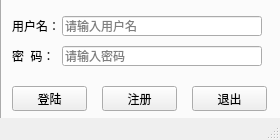
<?xml version="1.0" encoding="UTF-8"?>
<ui version="4.0">
 <class>MainWindow</class>
 <widget class="QMainWindow" name="MainWindow">
  <property name="geometry">
   <rect>
    <x>0</x>
    <y>0</y>
    <width>280</width>
    <height>140</height>
   </rect>
  </property>
  <property name="minimumSize">
   <size>
    <width>280</width>
    <height>140</height>
   </size>
  </property>
  <property name="maximumSize">
   <size>
    <width>280</width>
    <height>140</height>
   </size>
  </property>
  <property name="cursor">
   <cursorShape>ArrowCursor</cursorShape>
  </property>
  <property name="windowTitle">
   <string>登陆</string>
  </property>
  <widget class="QWidget" name="centralWidget">
   <widget class="QTabWidget" name="tabWidget">
    <property name="geometry">
     <rect>
      <x>0</x>
      <y>-30</y>
      <width>400</width>
      <height>230</height>
     </rect>
    </property>
    <property name="minimumSize">
     <size>
      <width>400</width>
      <height>230</height>
     </size>
    </property>
    <property name="maximumSize">
     <size>
      <width>400</width>
      <height>230</height>
     </size>
    </property>
    <property name="styleSheet">
     <string notr="true"/>
    </property>
    <widget class="QWidget" name="tab">
     <attribute name="title">
      <string>Tab 1</string>
     </attribute>
     <widget class="QLabel" name="usernameLabel">
      <property name="geometry">
       <rect>
        <x>10</x>
        <y>20</y>
        <width>54</width>
        <height>20</height>
       </rect>
      </property>
      <property name="text">
       <string>用户名：</string>
      </property>
     </widget>
     <widget class="QPushButton" name="loginButton">
      <property name="geometry">
       <rect>
        <x>10</x>
        <y>90</y>
        <width>75</width>
        <height>25</height>
       </rect>
      </property>
      <property name="text">
       <string>登陆</string>
      </property>
     </widget>
     <widget class="QLineEdit" name="usernameEdit">
      <property name="geometry">
       <rect>
        <x>60</x>
        <y>20</y>
        <width>200</width>
        <height>20</height>
       </rect>
      </property>
      <property name="minimumSize">
       <size>
        <width>200</width>
        <height>20</height>
       </size>
      </property>
      <property name="maximumSize">
       <size>
        <width>200</width>
        <height>20</height>
       </size>
      </property>
      <property name="inputMethodHints">
       <set>Qt::ImhNone</set>
      </property>
      <property name="inputMask">
       <string/>
      </property>
      <property name="maxLength">
       <number>16</number>
      </property>
      <property name="frame">
       <bool>true</bool>
      </property>
      <property name="echoMode">
       <enum>QLineEdit::Normal</enum>
      </property>
      <property name="placeholderText">
       <string>请输入用户名</string>
      </property>
      <property name="cursorMoveStyle">
       <enum>Qt::LogicalMoveStyle</enum>
      </property>
      <property name="clearButtonEnabled">
       <bool>true</bool>
      </property>
     </widget>
     <widget class="QLineEdit" name="passwordEdit">
      <property name="geometry">
       <rect>
        <x>60</x>
        <y>50</y>
        <width>200</width>
        <height>20</height>
       </rect>
      </property>
      <property name="minimumSize">
       <size>
        <width>200</width>
        <height>20</height>
       </size>
      </property>
      <property name="maximumSize">
       <size>
        <width>200</width>
        <height>20</height>
       </size>
      </property>
      <property name="inputMethodHints">
       <set>Qt::ImhHiddenText|Qt::ImhNoAutoUppercase|Qt::ImhNoPredictiveText|Qt::ImhSensitiveData</set>
      </property>
      <property name="inputMask">
       <string/>
      </property>
      <property name="maxLength">
       <number>16</number>
      </property>
      <property name="frame">
       <bool>true</bool>
      </property>
      <property name="echoMode">
       <enum>QLineEdit::Password</enum>
      </property>
      <property name="placeholderText">
       <string>请输入密码</string>
      </property>
      <property name="cursorMoveStyle">
       <enum>Qt::LogicalMoveStyle</enum>
      </property>
      <property name="clearButtonEnabled">
       <bool>true</bool>
      </property>
     </widget>
     <widget class="QLabel" name="passwordLabel">
      <property name="geometry">
       <rect>
        <x>10</x>
        <y>50</y>
        <width>54</width>
        <height>20</height>
       </rect>
      </property>
      <property name="text">
       <string>密  码：</string>
      </property>
     </widget>
     <widget class="QPushButton" name="regButton">
      <property name="geometry">
       <rect>
        <x>100</x>
        <y>90</y>
        <width>75</width>
        <height>25</height>
       </rect>
      </property>
      <property name="text">
       <string>注册</string>
      </property>
     </widget>
     <widget class="QPushButton" name="exitButton">
      <property name="enabled">
       <bool>true</bool>
      </property>
      <property name="geometry">
       <rect>
        <x>190</x>
        <y>90</y>
        <width>75</width>
        <height>25</height>
       </rect>
      </property>
      <property name="text">
       <string>退出</string>
      </property>
     </widget>
    </widget>
    <widget class="QWidget" name="tab_2">
     <attribute name="title">
      <string>Tab 2</string>
     </attribute>
    </widget>
   </widget>
  </widget>
  <widget class="QStatusBar" name="statusBar"/>
 </widget>
 <layoutdefault spacing="6" margin="11"/>
 <resources/>
 <connections/>
</ui>
